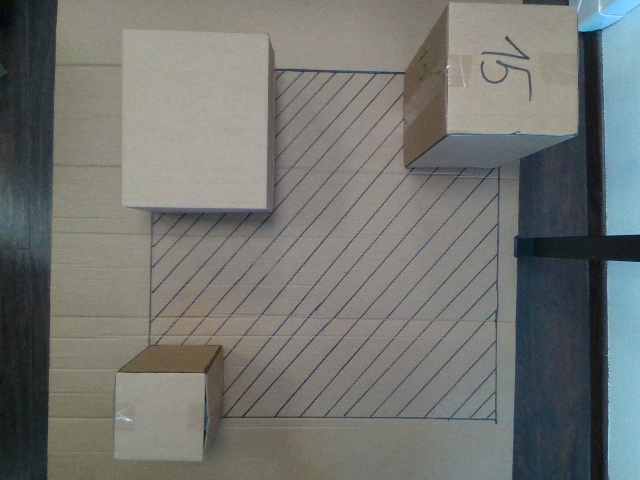
#> input picture RealSense_Images/RealSense_Color_4.png, 640 x 480 px
$ python images_definition.py
#> lines starting #> are read from the running program, lines starting #| are printed output that depends on the picture; after the words box and inside, x2 and y2 are one past the last pixel; in counts of white or black regions, pixels touching at a corner belong together
#> further down, img1_color is the input picture: shape (480, 640, 3); mean B, G, R 113.3, 117, 114.8
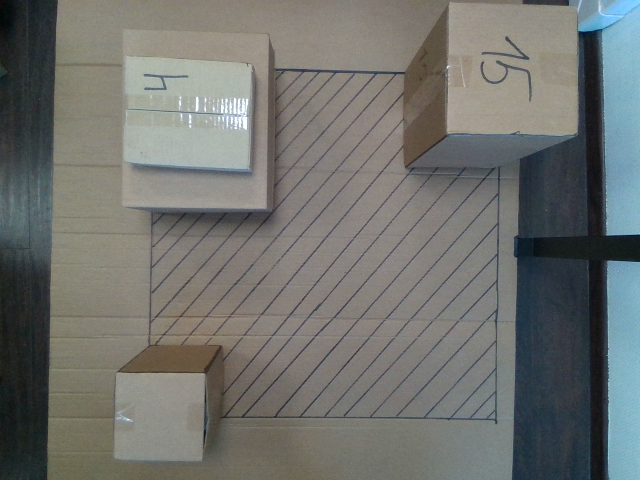
#> input picture RealSense_Images/RealSense_Color_5.png, 640 x 480 px
#> further down, img2_color is the input picture: shape (480, 640, 3); mean B, G, R 110.7, 114.3, 112.5
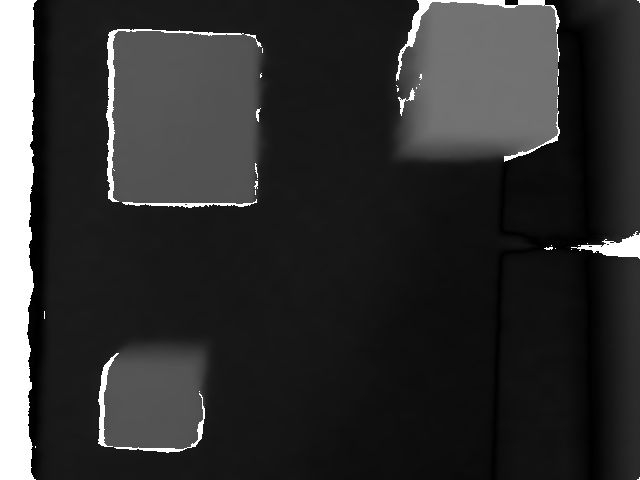
#> input picture RealSense_Images/RealSense_Depth_4.png, 640 x 480 px
#> further down, img1_depth is the input picture: shape (480, 640, 3); min 0, max 255, mean 48.5
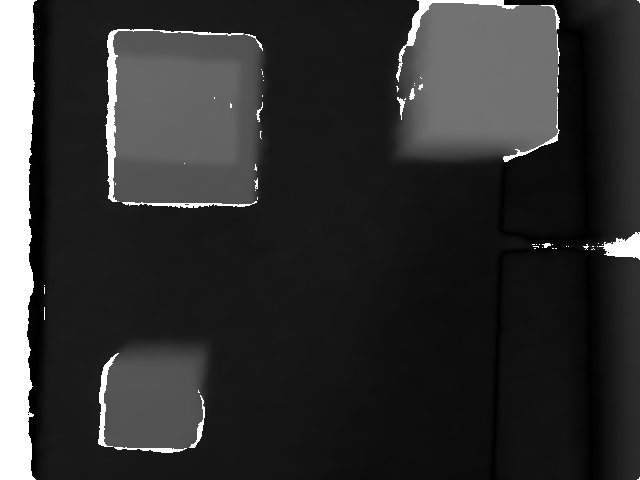
#> input picture RealSense_Images/RealSense_Depth_5.png, 640 x 480 px
#> further down, img2_depth is the input picture: shape (480, 640, 3); min 0, max 255, mean 49.1
import numpy as np
import cv2

def color_images_definition(img1_color, img2_color, img1_depth, img2_depth):
    gray1 = cv2.cvtColor(img1_color, cv2.COLOR_BGR2GRAY)
    gray2 = cv2.cvtColor(img2_color, cv2.COLOR_BGR2GRAY)

    depth1 = cv2.cvtColor(img1_depth, cv2.COLOR_BGR2GRAY)
    depth2 = cv2.cvtColor(img2_depth, cv2.COLOR_BGR2GRAY)

    depth = depth2 - depth1
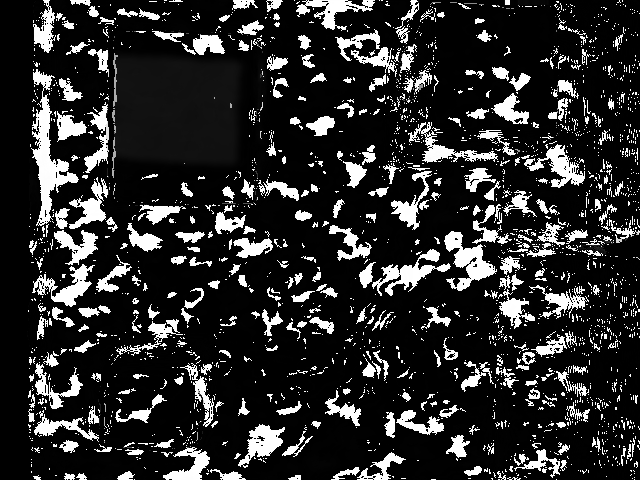
#> depth: shape (480, 640); min 0, max 255, mean 43.7
    # Убираем тени
    smooth1 = cv2.GaussianBlur(gray1, (95,95), 0)
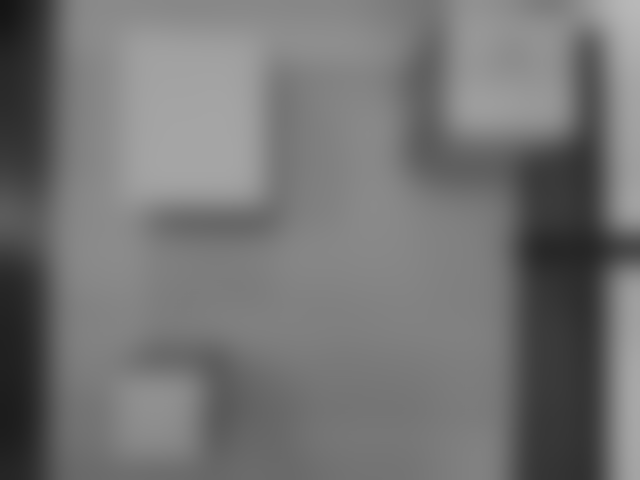
#> smooth1: shape (480, 640); min 20, max 184, mean 115.8
    smooth2 = cv2.GaussianBlur(gray2, (95,95), 0)

    division1 = cv2.divide(gray1, smooth1, scale=192)
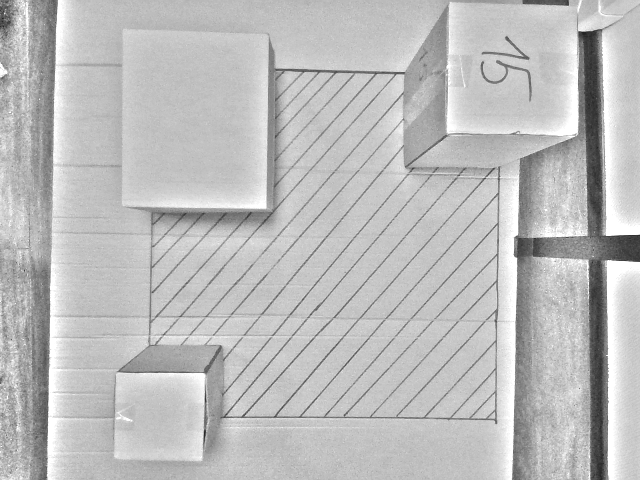
#> division1: shape (480, 640); min 35, max 255, mean 188.8
    division2 = cv2.divide(gray2, smooth2, scale=192)

    # # Вычитание фонового изображения
    diff = cv2.absdiff(division2, division1)
    # diff = cv2.absdiff(gray2, gray1)
    # Применение пороговой обработки
    threshold = 35
    _, thresholded = cv2.threshold(diff, threshold, 255, cv2.THRESH_BINARY)
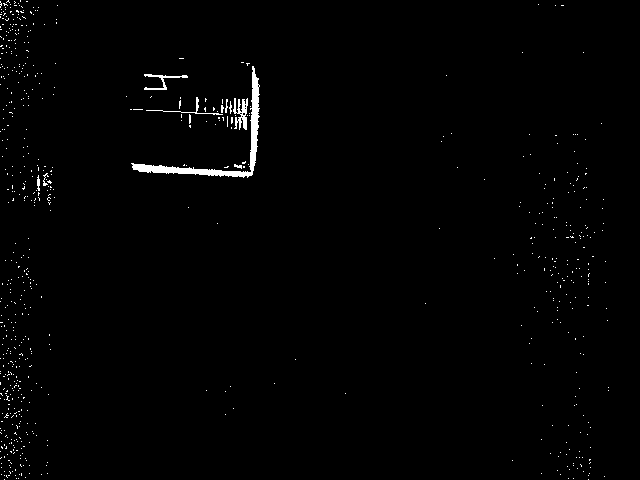
#> thresholded: shape (480, 640); 1% white; 690 white regions (681 under 20 px)

    # Нахождение контуров объектов
    contours, _ = cv2.findContours(thresholded, cv2.RETR_EXTERNAL, cv2.CHAIN_APPROX_SIMPLE)
#> contours = 690 contours, 686 with area under 20; largest, box (x1, y1, x2, y2) and area: (131, 66, 260, 178) 1161, (233, 98, 248, 130) 177, (144, 74, 188, 90) 97, (146, 97, 223, 115) 27

    # Выделение объекта на втором изображении
    maxContour = contours[0]
#> maxContour = [[588, 479]]
    for contour in contours[1::]:
        # Searching max area of contours
        if cv2.contourArea(contour) > cv2.contourArea(maxContour):
            maxContour = contour
#> this loop made 689 passes
#> maxContour on passes 49, 76: [[589, 459], [589, 460], [590, 459]], [[1, 446], [1, 447], [2, 448], [2, 447]]
#> contour on passes 1 to 6: [[4, 479]], [[573, 478]], [[568, 478]], [[18, 478]], [[16, 478]], [[25, 477]]
#> after the loop, maxContour = contour of 214 points, box (x1, y1, x2, y2) (131, 66, 260, 178), area 1161

    (x, y, w, h) = cv2.boundingRect(maxContour)
#> x = 131; y = 66; w = 129; h = 112
    cv2.rectangle(img2_color, (x, y), (x + w, y + h), (0, 255, 0), 2)
    cv2.imshow("Color diff", img2_color)

    cv2.rectangle(depth2, (x, y), (x + w, y + h), (0, 255, 0), 2)
    cv2.imshow("Depth diff", depth2)

    cv2.waitKey(0)
    cv2.destroyAllWindows()
    # self.area = cv2.contourArea(maxContour)
    # self.startCoordinate = (x, y)
    # self.endCoordinate = (x + w, y + h)
img1_color = cv2.imread("./RealSense_Images/RealSense_Color_4.png")
img2_color = cv2.imread("./RealSense_Images/RealSense_Color_5.png")
img1_depth = cv2.imread("./RealSense_Images/RealSense_Depth_4.png")
img2_depth = cv2.imread("./RealSense_Images/RealSense_Depth_5.png")
color_images_definition(img1_color, img2_color, img1_depth, img2_depth)
